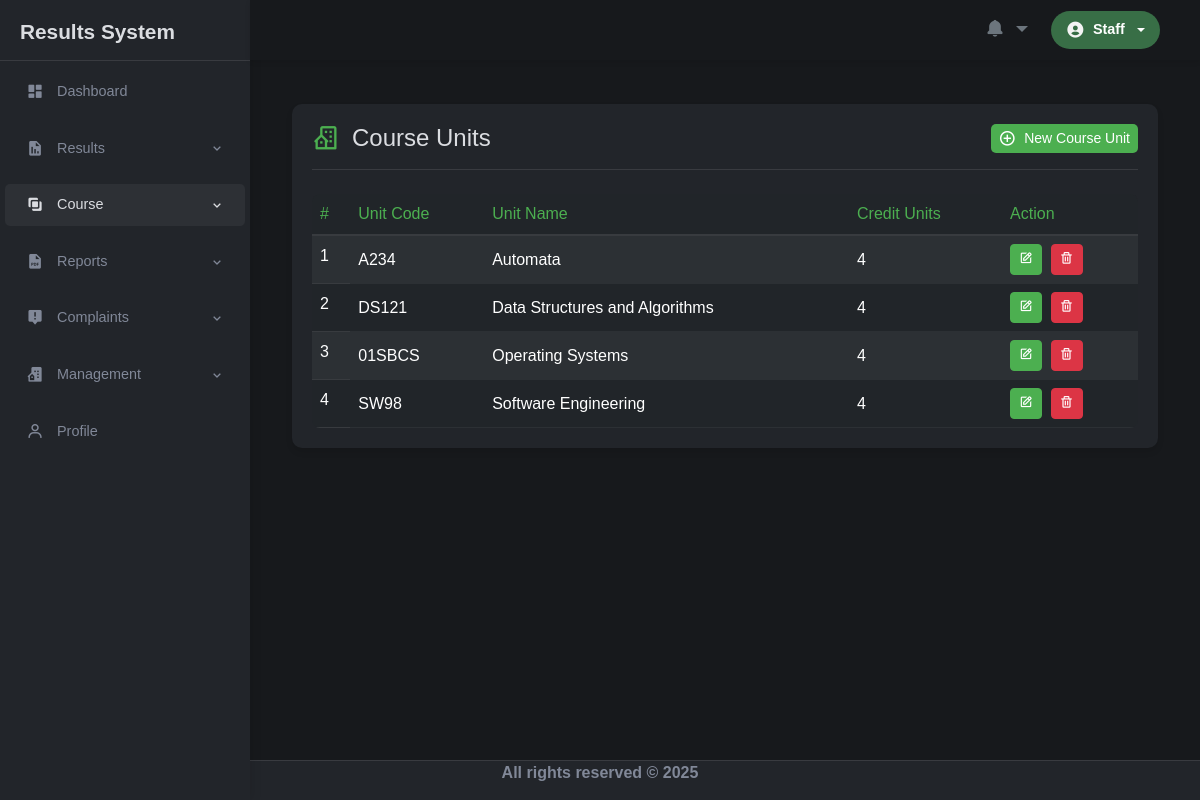
The app's page /course_units.php (signed in) with its own data.
### tables this page shows
CREATE TABLE `course_unit` (
  `id` int(11) NOT NULL,
  `code` varchar(30) NOT NULL,
  `name` varchar(100) NOT NULL,
  `credit_units` int(10) NOT NULL,
  `create_at` timestamp NOT NULL DEFAULT current_timestamp()
);

### course_units.php (the view, shortened to what this page needs)
<?php
include('header.php');
$course_units = $dbh->query("SELECT * FROM course_unit ORDER BY name")->fetchAll(PDO::FETCH_OBJ);
?>
<main class="container">
    <div class="main-view">
        <div class="department-container">
            <div class="department-header">
                <h2 class="department-title">
                    <i class='bx bx-building-house'></i> Course Units
                </h2>
                <button class="btn btn-sm btn-add-department" data-bs-toggle="modal" data-bs-target="#addCourseUnitModal">
                <i class='bx bx-plus-circle'></i>New Course Unit
                </button>
            </div>
            <div class="table-responsive">
                <table class="table table-dark table-hover table-striped">
                    <thead>
                        <tr>
                            <th scope="col">#</th>
                            <th scope="col">Unit Code</th>
                            <th scope="col">Unit Name</th>
                            <th scope="col">Credit Units</th>
                            <th scope="col">Action</th>
                        </tr>
                    </thead>
                    <tbody>
                        <?php if (count($course_units) > 0): ?>
                            <?php foreach ($course_units as $index => $course_unit): ?>
                            <tr>
                                <th scope="row"><?= $index + 1 ?></th>
                                <td><?= htmlspecialchars($course_unit->code) ?></td>
                                <td><?= htmlspecialchars($course_unit->name) ?></td>
                                <td><?= htmlspecialchars($course_unit->credit_units) ?></td>
                                <td>
                                    <button class="btn btn-sm btn-primary me-1 edit-course_unit"
                                            data-id="<?= $course_unit->id ?>"
                                            data-code="<?= htmlspecialchars($course_unit->code) ?>"
                                            data-name="<?= htmlspecialchars($course_unit->name) ?>"
                                            data-unit="<?= htmlspecialchars($course_unit->credit_units) ?>"
                                            data-bs-toggle="modal"
                                            data-bs-target="#editCourseUnitModal">
                                        <i class='bx bx-edit'></i>
                                    </button>
                                    <button class="btn btn-sm btn-danger delete-course_unit"
                                            data-id="<?= $course_unit->id ?>"
                                            data-bs-toggle="modal"
                                            data-bs-target="#deleteCourseUnitModal">
                                        <i class='bx bx-trash'></i>
                                    </button>
                                </td>
                            </tr>
                            <?php endforeach; ?>
                        <?php else: ?>
                            <tr>
                                <td colspan="4" class="text-center">No course unit found</td>
                            </tr>
                        <?php endif; ?>
                    </tbody>
                </table>
            </div>
        </div>
    </div>
</main>
<?php
include('footer.php');
?>

### assets/styles/styles.css (style rules this page uses)
:root { --light-bg-color: #f8f9fa; --light-tertiary-bg: #e9ecef; --light-text-color: #495057; --light-heading-color: #212529; --light-primary-color: #4CAF50; --light-primary-hover: #3e8e41; --light-active-bg: #e2f3e3; --light-border-color: #dee2e6; --light-card-bg: #ffffff; --bg-color: #17191c; --tertiary-bg-color: #22252a; --txt-color: #818898; --light-txt-color: #dbdde1; --primary-color: #4CAF50; --primary-hover: #3e8e41; --active-bg-color: #4CAF50; }
* { margin: 0; padding: 0; box-sizing: border-box; font-family: Arial, sans-serif; }
body { display: flex; flex-direction: column; min-height: 100vh; color: var(--light-txt-color); background-color: var(--bg-color); }
.container .main-view { margin: 80px 0 0 250px; padding-bottom: 40px; flex: 1; }

### assets/styles/dashboard.css (style rules this page uses)
.table { color: var(--light-txt-color); margin-bottom: 0; }
.table th { border-bottom: 1px solid rgba(255,255,255,0.1); font-weight: 500; }
.table td { border-top: 1px solid rgba(255,255,255,0.1); vertical-align: middle; }

### assets/styles/departments.css (style rules this page uses)
.department-header { display: flex; justify-content: space-between; align-items: center; margin-bottom: 1.5rem; padding-bottom: 1rem; border-bottom: 1px solid rgba(255, 255, 255, 0.1); }
.department-title { color: var(--light-txt-color); font-size: 1.5rem; margin: 0; display: flex; align-items: center; gap: 0.75rem; }
.department-title i { font-size: 1.75rem; color: var(--primary-color); }
.btn-add-department { background-color: var(--primary-color); color: white; border: none; padding: 0.5rem 1.25rem; border-radius: 5px; display: flex; align-items: center; gap: 0.5rem; transition: all 0.3s ease; }
.btn-add-department i { font-size: 1.1rem; }
.table-responsive { background-color: var(--tertiary-bg-color); border-radius: 8px; overflow: hidden; }
.table-dark { background-color: var(--tertiary-bg-color); color: var(--light-txt-color); margin-bottom: 0; }
.department-container { background-color: var(--tertiary-bg-color); border-radius: 10px; padding: 20px; box-shadow: 0 4px 6px rgba(0, 0, 0, 0.1); }
.table-dark thead th { border-bottom: 2px solid rgba(255, 255, 255, 0.1); color: var(--primary-color); }
.table-dark tbody tr { border-bottom: 1px solid rgba(255, 255, 255, 0.05); }
.table-striped tbody tr:nth-of-type(odd) { background-color: rgba(255, 255, 255, 0.02); }
.btn-sm { padding: 0.25rem 0.5rem; font-size: 0.875rem; }
.btn-primary { background-color: var(--primary-color); border-color: var(--primary-color); }
.btn-danger { background-color: #dc3545; border-color: #dc3545; }

### assets/styles/allocations.css (style rules this page uses)
:root { --dark-primary: #1a1e1e; --dark-secondary: #1e2323; --dark-accent: #1a2e28; --neon-green: #4CAF50; --neon-lime: #A5D6A7; --text-primary: #e2e2e2; --text-secondary: #b8b8b8; --success: #4CAF50; --warning: #FFC107; --danger: #F44336; --glass-bg: rgba(30, 46, 46, 0.7); }
::placeholder { color: #6b7280 !important; opacity: 1 !important; }

### assets/styles/results.css (style rules this page uses)
:root { --dark-bg: #1a1e29; --dark-card: #1e232e; --dark-accent: #1a2e28; --text-primary: #e0e3e7; --text-secondary: #a1a8b3; --primary-color: #4CAF50; --primary-hover: #3d8b40; --border-color: rgba(255, 255, 255, 0.08); --success: #4CAF50; --warning: #FFC107; --danger: #F44336; }
::placeholder { color: #6b7280 !important; opacity: 1 !important; }

### records on screen
course_unit: code "A234", name "Automata", credit_units "4"
course_unit: code "DS121", name "Data Structures and Algorithms", credit_units "4"
course_unit: code "01SBCS", name "Operating Systems", credit_units "4"
course_unit: code "SW98", name "Software Engineering", credit_units "4"

### other values on screen
$user_name "Staff"
